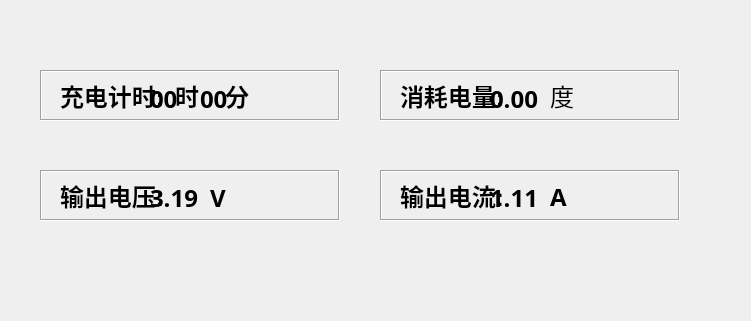
   <widget class="QFrame" name="frame_5">
    <property name="geometry">
     <rect>
      <x>40</x>
      <y>100</y>
      <width>751</width>
      <height>321</height>
     </rect>
    </property>
    <property name="font">
     <font>
      <pointsize>6</pointsize>
     </font>
    </property>
    <property name="styleSheet">
     <string notr="true">background-image: url(:/background/qrc/background/back.png);</string>
    </property>
    <property name="frameShape">
     <enum>QFrame::NoFrame</enum>
    </property>
    <property name="frameShadow">
     <enum>QFrame::Raised</enum>
    </property>
    <widget class="QFrame" name="frame_3">
     <property name="geometry">
      <rect>
       <x>40</x>
       <y>170</y>
       <width>300</width>
       <height>51</height>
      </rect>
     </property>
     <property name="sizePolicy">
      <sizepolicy hsizetype="Ignored" vsizetype="Ignored">
       <horstretch>0</horstretch>
       <verstretch>0</verstretch>
      </sizepolicy>
     </property>
     <property name="minimumSize">
      <size>
       <width>13</width>
       <height>0</height>
      </size>
     </property>
     <property name="font">
      <font>
       <pointsize>24</pointsize>
       <weight>75</weight>
       <bold>true</bold>
       <kerning>true</kerning>
      </font>
     </property>
     <property name="autoFillBackground">
      <bool>false</bool>
     </property>
     <property name="styleSheet">
      <string notr="true">background-image: url(:/background/qrc/background/back.png);
 </string>
     </property>
     <property name="frameShape">
      <enum>QFrame::Box</enum>
     </property>
     <property name="frameShadow">
      <enum>QFrame::Sunken</enum>
     </property>
     <widget class="QLabel" name="lbl_output_voltage">
      <property name="geometry">
       <rect>
        <x>110</x>
        <y>12</y>
        <width>61</width>
        <height>31</height>
       </rect>
      </property>
      <property name="font">
       <font>
        <family>Courier 10 Pitch</family>
        <pointsize>18</pointsize>
        <weight>75</weight>
        <italic>false</italic>
        <bold>true</bold>
        <kerning>true</kerning>
       </font>
      </property>
      <property name="text">
       <string>3.19</string>
      </property>
     </widget>
     <widget class="QLabel" name="label_5">
      <property name="geometry">
       <rect>
        <x>20</x>
        <y>10</y>
        <width>111</width>
        <height>31</height>
       </rect>
      </property>
      <property name="font">
       <font>
        <pointsize>18</pointsize>
        <italic>false</italic>
       </font>
      </property>
      <property name="text">
       <string>输出电压:</string>
      </property>
     </widget>
     <widget class="QLabel" name="lbl_">
      <property name="geometry">
       <rect>
        <x>170</x>
        <y>12</y>
        <width>31</width>
        <height>31</height>
       </rect>
      </property>
      <property name="font">
       <font>
        <family>Courier 10 Pitch</family>
        <pointsize>18</pointsize>
        <weight>75</weight>
        <italic>false</italic>
        <bold>true</bold>
        <kerning>true</kerning>
       </font>
      </property>
      <property name="text">
       <string>V</string>
      </property>
     </widget>
    </widget>
    <widget class="QFrame" name="frame_6">
     <property name="geometry">
      <rect>
       <x>380</x>
       <y>170</y>
       <width>300</width>
       <height>51</height>
      </rect>
     </property>
     <property name="sizePolicy">
      <sizepolicy hsizetype="Ignored" vsizetype="Ignored">
       <horstretch>0</horstretch>
       <verstretch>0</verstretch>
      </sizepolicy>
     </property>
     <property name="minimumSize">
      <size>
       <width>13</width>
       <height>0</height>
      </size>
     </property>
     <property name="font">
      <font>
       <pointsize>24</pointsize>
       <weight>75</weight>
       <bold>true</bold>
       <kerning>true</kerning>
      </font>
     </property>
     <property name="autoFillBackground">
      <bool>false</bool>
     </property>
     <property name="styleSheet">
      <string notr="true">background-image: url(:/background/qrc/background/back.png);
 </string>
     </property>
     <property name="frameShape">
      <enum>QFrame::Box</enum>
     </property>
     <property name="frameShadow">
      <enum>QFrame::Sunken</enum>
     </property>
     <widget class="QLabel" name="lbl_ouput_current">
      <property name="geometry">
       <rect>
        <x>110</x>
        <y>12</y>
        <width>61</width>
        <height>31</height>
       </rect>
      </property>
      <property name="font">
       <font>
        <family>Courier 10 Pitch</family>
        <pointsize>18</pointsize>
        <weight>75</weight>
        <italic>false</italic>
        <bold>true</bold>
        <kerning>true</kerning>
       </font>
      </property>
      <property name="text">
       <string>1.11</string>
      </property>
     </widget>
     <widget class="QLabel" name="label_7">
      <property name="geometry">
       <rect>
        <x>20</x>
        <y>10</y>
        <width>121</width>
        <height>31</height>
       </rect>
      </property>
      <property name="font">
       <font>
        <pointsize>18</pointsize>
        <italic>false</italic>
       </font>
      </property>
      <property name="text">
       <string>输出电流:</string>
      </property>
     </widget>
     <widget class="QLabel" name="label_card_sn_16">
      <property name="geometry">
       <rect>
        <x>170</x>
        <y>11</y>
        <width>31</width>
        <height>31</height>
       </rect>
      </property>
      <property name="font">
       <font>
        <family>Courier 10 Pitch</family>
        <pointsize>18</pointsize>
        <weight>75</weight>
        <italic>false</italic>
        <bold>true</bold>
        <kerning>true</kerning>
       </font>
      </property>
      <property name="text">
       <string>A</string>
      </property>
     </widget>
    </widget>
    <widget class="QFrame" name="frame_9">
     <property name="geometry">
      <rect>
       <x>380</x>
       <y>70</y>
       <width>300</width>
       <height>51</height>
      </rect>
     </property>
     <property name="sizePolicy">
      <sizepolicy hsizetype="Ignored" vsizetype="Ignored">
       <horstretch>0</horstretch>
       <verstretch>0</verstretch>
      </sizepolicy>
     </property>
     <property name="minimumSize">
      <size>
       <width>13</width>
       <height>0</height>
      </size>
     </property>
     <property name="font">
      <font>
       <pointsize>24</pointsize>
       <weight>75</weight>
       <bold>true</bold>
       <kerning>true</kerning>
      </font>
     </property>
     <property name="autoFillBackground">
      <bool>false</bool>
     </property>
     <property name="styleSheet">
      <string notr="true">background-image: url(:/background/qrc/background/back.png);
 </string>
     </property>
     <property name="frameShape">
      <enum>QFrame::Box</enum>
     </property>
     <property name="frameShadow">
      <enum>QFrame::Sunken</enum>
     </property>
     <widget class="QLabel" name="label_8">
      <property name="geometry">
       <rect>
        <x>20</x>
        <y>10</y>
        <width>111</width>
        <height>31</height>
       </rect>
      </property>
      <property name="font">
       <font>
        <pointsize>18</pointsize>
        <italic>false</italic>
       </font>
      </property>
      <property name="text">
       <string>消耗电量:</string>
      </property>
     </widget>
     <widget class="QLabel" name="lbl_caculate_energy">
      <property name="geometry">
       <rect>
        <x>110</x>
        <y>13</y>
        <width>81</width>
        <height>31</height>
       </rect>
      </property>
      <property name="font">
       <font>
        <family>Courier 10 Pitch</family>
        <pointsize>18</pointsize>
        <weight>75</weight>
        <italic>false</italic>
        <bold>true</bold>
        <kerning>true</kerning>
       </font>
      </property>
      <property name="text">
       <string>0.00</string>
      </property>
     </widget>
     <widget class="QLabel" name="lbl_caculate_energy_3">
      <property name="geometry">
       <rect>
        <x>170</x>
        <y>10</y>
        <width>31</width>
        <height>31</height>
       </rect>
      </property>
      <property name="font">
       <font>
        <family>Courier 10 Pitch</family>
        <pointsize>18</pointsize>
        <weight>50</weight>
        <italic>false</italic>
        <bold>false</bold>
        <kerning>true</kerning>
       </font>
      </property>
      <property name="text">
       <string>度</string>
      </property>
     </widget>
    </widget>
    <widget class="QFrame" name="frame_10">
     <property name="geometry">
      <rect>
       <x>40</x>
       <y>70</y>
       <width>300</width>
       <height>51</height>
      </rect>
     </property>
     <property name="sizePolicy">
      <sizepolicy hsizetype="Ignored" vsizetype="Ignored">
       <horstretch>0</horstretch>
       <verstretch>0</verstretch>
      </sizepolicy>
     </property>
     <property name="minimumSize">
      <size>
       <width>13</width>
       <height>0</height>
      </size>
     </property>
     <property name="font">
      <font>
       <pointsize>24</pointsize>
       <weight>75</weight>
       <bold>true</bold>
       <kerning>true</kerning>
      </font>
     </property>
     <property name="autoFillBackground">
      <bool>false</bool>
     </property>
     <property name="styleSheet">
      <string notr="true">background-image: url(:/background/qrc/background/back.png);
 </string>
     </property>
     <property name="frameShape">
      <enum>QFrame::Box</enum>
     </property>
     <property name="frameShadow">
      <enum>QFrame::Sunken</enum>
     </property>
     <widget class="QLabel" name="label_3">
      <property name="geometry">
       <rect>
        <x>20</x>
        <y>10</y>
        <width>111</width>
        <height>31</height>
       </rect>
      </property>
      <property name="font">
       <font>
        <pointsize>18</pointsize>
        <italic>false</italic>
       </font>
      </property>
      <property name="text">
       <string>充电计时:</string>
      </property>
     </widget>
     <widget class="QLabel" name="lbl_time_hour">
      <property name="geometry">
       <rect>
        <x>110</x>
        <y>13</y>
        <width>41</width>
        <height>31</height>
       </rect>
      </property>
      <property name="font">
       <font>
        <family>Courier 10 Pitch</family>
        <pointsize>18</pointsize>
        <weight>75</weight>
        <italic>false</italic>
        <bold>true</bold>
        <kerning>true</kerning>
       </font>
      </property>
      <property name="text">
       <string>00</string>
      </property>
     </widget>
     <widget class="QLabel" name="lbl_time_min">
      <property name="geometry">
       <rect>
        <x>160</x>
        <y>13</y>
        <width>41</width>
        <height>31</height>
       </rect>
      </property>
      <property name="font">
       <font>
        <family>Courier 10 Pitch</family>
        <pointsize>18</pointsize>
        <weight>75</weight>
        <italic>false</italic>
        <bold>true</bold>
        <kerning>true</kerning>
       </font>
      </property>
      <property name="text">
       <string>00</string>
      </property>
     </widget>
     <widget class="QLabel" name="lbl_time_hour_2">
      <property name="geometry">
       <rect>
        <x>135</x>
        <y>10</y>
        <width>41</width>
        <height>31</height>
       </rect>
      </property>
      <property name="font">
       <font>
        <family>Courier 10 Pitch</family>
        <pointsize>18</pointsize>
        <weight>75</weight>
        <italic>false</italic>
        <bold>true</bold>
        <kerning>true</kerning>
       </font>
      </property>
      <property name="text">
       <string>时</string>
      </property>
     </widget>
     <widget class="QLabel" name="lbl_time_hour_3">
      <property name="geometry">
       <rect>
        <x>185</x>
        <y>10</y>
        <width>41</width>
        <height>31</height>
       </rect>
      </property>
      <property name="font">
       <font>
        <family>Courier 10 Pitch</family>
        <pointsize>18</pointsize>
        <weight>75</weight>
        <italic>false</italic>
        <bold>true</bold>
        <kerning>true</kerning>
       </font>
      </property>
      <property name="text">
       <string>分</string>
      </property>
     </widget>
    </widget>
    <widget class="QLabel" name="label_10">
     <property name="geometry">
      <rect>
       <x>56</x>
       <y>270</y>
       <width>561</width>
       <height>31</height>
      </rect>
     </property>
     <property name="font">
      <font>
       <pointsize>20</pointsize>
       <weight>75</weight>
       <italic>false</italic>
       <bold>true</bold>
      </font>
     </property>
     <property name="text">
      <string/>
     </property>
    </widget>
   </widget>
